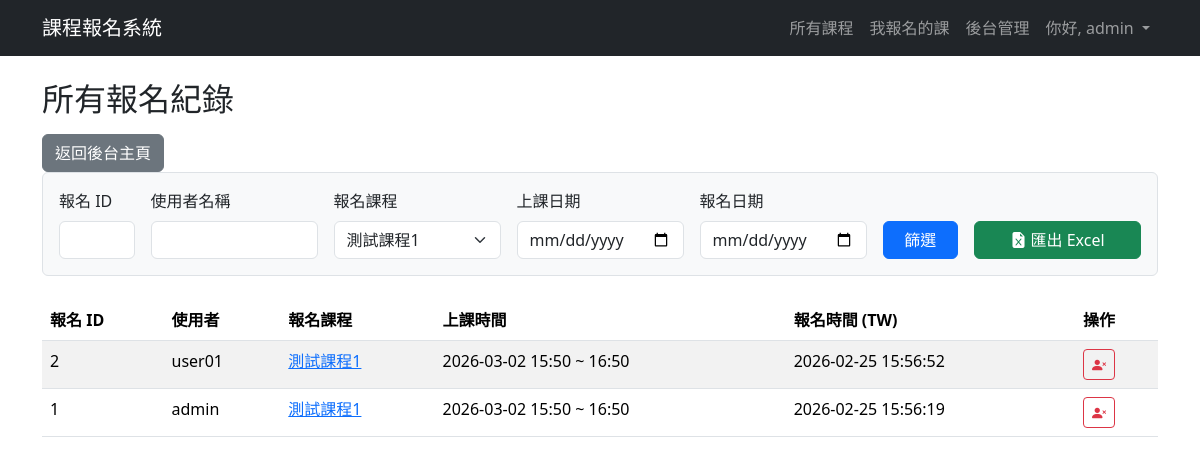
The app's page /admin/all_registrations?course_id=1 (signed in) with its own data.
### app.py (models this page shows, shortened)
class User(UserMixin, db.Model):
    id = db.Column(db.Integer, primary_key=True) # 使用者ID 唯一值
    username = db.Column(db.String(80), unique=True, nullable=False)
    email = db.Column(db.String(120), unique=True, nullable=False) # 電子郵件地址
    password_hash = db.Column(db.String(200), nullable=False) # 儲存雜湊後的密碼
    is_admin = db.Column(db.Boolean, default=False) # 是否為管理者
    needs_password_change = db.Column(db.Boolean, default=False) # 是否需要更新密碼
    __table_args__ = {'extend_existing': True} # 避免重複定義表格錯誤

class Registration(db.Model):
    __tablename__ = 'registration'
    id = db.Column(db.Integer, primary_key=True)
    user_id = db.Column(db.Integer, db.ForeignKey('user.id'), nullable=False)
    time_slot_id = db.Column(db.Integer, db.ForeignKey('time_slot.id'), nullable=False) # 報名的梯次
    registration_time = db.Column(db.DateTime, default=datetime.utcnow)
    __table_args__ = {'extend_existing': True}
    user = db.relationship('User', backref=db.backref('registrations', lazy=True))
    time_slot = db.relationship('TimeSlot', backref=db.backref('registrations', lazy='dynamic', cascade="all, delete-orphan", single_parent=True)) # 一個梯次有多個報名紀錄
    def local_registration_time(self):
        return self.registration_time + timedelta(hours=8)

class Course(db.Model):
    __tablename__ = 'course' # 建議明確指定表名
    id = db.Column(db.Integer, primary_key=True)
    name = db.Column(db.String(120), nullable=False)
    description = db.Column(db.Text, nullable=False) # 課程描述
    speaker_info = db.Column(db.String(200)) # 講者資訊
    has_time_slots = db.Column(db.Boolean, default=False, nullable=False) # 是否有梯次
    status = db.Column(db.String(20), default='尚未開放') # 課程狀態：尚未開放、報名中、報名截止
    registration_start_time = db.Column(db.DateTime, nullable=False) # 報名開始時間
    registration_end_time = db.Column(db.DateTime, nullable=False) # 報名截止時間
    allow_user_to_choose_time = db.Column(db.Boolean, default=False, nullable=False) # 是否允許使用者自選時間
    duration_hours = db.Column(db.Float, nullable=True, default=1) # 新增：上課時數欄位
    user_choice_start_date = db.Column(db.Date, nullable=True) # 自選時間的可選起始日
    user_choice_end_date = db.Column(db.Date, nullable=True) # 自選時間的可選結束日
    user_choice_start_time_of_day = db.Column(db.Time, nullable=True) # 自選時間的每日可選起始時間
    user_choice_end_time_of_day = db.Column(db.Time, nullable=True) # 自選時間的每日可選結束時間
    __table_args__ = {'extend_existing': True} # 避免重複定義表格錯誤
    files = db.relationship('CourseFile', backref='course', lazy=True, cascade="all, delete-orphan") # 課程有多個檔案，刪除課程時也刪除相關檔案
    time_slots = db.relationship('TimeSlot', backref='course', lazy=True, cascade="all, delete-orphan") # 課程有多個梯次，刪除課程時也刪除相關梯次

class TimeSlot(db.Model):
    __tablename__ = 'time_slot'
    id = db.Column(db.Integer, primary_key=True)
    slot_start_time = db.Column(db.DateTime, nullable=False)
    slot_end_time = db.Column(db.DateTime, nullable=False)
    capacity = db.Column(db.Integer, nullable=False, default=999) # 梯次名額
    booked_count = db.Column(db.Integer, default=0) # 已報名人數
    course_id = db.Column(db.Integer, db.ForeignKey('course.id'), nullable=False) # 課程ID 外鍵，參考 Course 表
    __table_args__ = {'extend_existing': True} # 避免重複定義表格錯誤

### app.py (the view, shortened to what this page needs)
@app.route('/admin/all_registrations')
@login_required
@admin_required
def all_registrations():
    query = Registration.query.join(TimeSlot).join(User)
    reg_id_str = request.args.get('registration_id')
    if reg_id_str:
        try:
            query = query.filter(Registration.id == int(reg_id_str))
        except ValueError:
            flash('報名 ID 必須是數字', 'warning')
    username = request.args.get('username')
    if username:
        query = query.filter(User.username.ilike(f"%{username}%"))
    course_id_str = request.args.get('course_id')
    if course_id_str:
        try:
            query = query.filter(TimeSlot.course_id == int(course_id_str))
        except ValueError:
            flash('課程 ID 格式不正確', 'warning')
    slot_date_str = request.args.get('slot_date')
    if slot_date_str:
        try:
            slot_date = datetime.strptime(slot_date_str, '%Y-%m-%d').date()
            query = query.filter(func.date(TimeSlot.slot_start_time) == slot_date)
        except ValueError:
            flash('梯次日期格式不正確', 'warning')
    reg_date_str = request.args.get('registration_date')
    all_courses = db.session.query(Course).join(TimeSlot).join(Registration).distinct(Course.id).order_by(Course.name).all()
    all_regs = query.order_by(Registration.id.desc()).all()
    print("Debug: all_courses names:", [course.name for course in all_courses])
    return render_template(
        'admin_all_registrations.html',
        registrations=all_regs,
        all_courses=all_courses,
        request=request
    )

### app.py (called while the page is built)
@login_manager.user_loader
def load_user(user_id): # 透過 user_id 載入使用者
    return User.query.get(int(user_id)) # 從資料庫取得使用者資料

def admin_required(f):
    @wraps(f)
    def decorated_function(*args, **kwargs):
        if not current_user.is_authenticated or not current_user.is_admin:
            flash('您沒有權限。', 'danger')
            return redirect(url_for('index'))
        return f(*args, **kwargs)
    return decorated_function

### templates/admin_all_registrations.html (shortened to what this page needs)
{% extends "layout.html" %}
{% block content %}
<h2>所有報名紀錄</h2>
<div class="mt-3">
    <a href="{{ url_for('admin_dashboard') }}" class="btn btn-secondary">返回後台主頁</a>
</div>
<form method="GET" action="{{ url_for('all_registrations') }}" class="mb-4 p-3 border rounded bg-light">
    <div class="row g-3 align-items-end">
        <div class="col-md-1">
            <label for="registration_id" class="form-label">報名 ID</label>
            <input type="text" class="form-control" id="registration_id" name="registration_id" value="{{ request.args.get('registration_id', '') }}">
        </div>
        <div class="col-md-2">
            <label for="username" class="form-label">使用者名稱</label>
            <input type="text" class="form-control" id="username" name="username" value="{{ request.args.get('username', '') }}">
        </div>
        <div class="col-md-2">
            <label for="course_id" class="form-label">報名課程</label>
            <select class="form-select" id="course_id" name="course_id">
                {% for course in all_courses %}
                    <option value="{{ course.id }}" {% if request.args.get('course_id') == course.id|string %}selected{% endif %}>
                        {{ course.name }}
                    </option>
                {% endfor %}
            </select>
        </div>
        <div class="col-md-2">
            <label for="slot_date" class="form-label">上課日期</label>
            <input type="date" class="form-control" id="slot_date" name="slot_date" value="{{ request.args.get('slot_date', '') }}">
        </div>
        <div class="col-md-2">
            <label for="registration_date" class="form-label">報名日期</label>
            <input type="date" class="form-control" id="registration_date" name="registration_date" value="{{ request.args.get('registration_date', '') }}">
        </div>
        <div class="col-md-1">
            <button type="submit" class="btn btn-primary w-100">篩選</button>
        </div>
        <div class="col-md-2">
            <a href="{{ url_for('export_registrations_to_excel', **request.args) }}" class="btn btn-success w-100">
                <i class="bi bi-file-earmark-excel-fill"></i> 匯出 Excel
            </a>
        </div>
    </div>
</form>
<div class="table-responsive">
    <table class="table table-striped table-hover">
        <thead>
            <tr>
                <th>報名 ID</th>
                <th>使用者</th>
                <th>報名課程</th>
                <th>上課時間</th>
                <th>報名時間 (TW)</th>
                <th>操作</th>
            </tr>
        </thead>
        <tbody>
            {% for reg in registrations %}
            <tr>
                <td>{{ reg.id }}</td>
                <td>{{ reg.user.username }}</td>
                <td>
                    <a href="{{ url_for('course_detail', course_id=reg.time_slot.course.id) }}">
                        {{ reg.time_slot.course.name }}
                    </a>
                </td>
                <td>
                    {% if reg.time_slot.slot_start_time.date() == reg.time_slot.slot_end_time.date() %}
                        {{ reg.time_slot.slot_start_time.strftime('%Y-%m-%d %H:%M') }} ~ {{ reg.time_slot.slot_end_time.strftime('%H:%M') }}
                    {% else %}
                        {{ reg.time_slot.slot_start_time.strftime('%Y-%m-%d %H:%M') }} ~ {{ reg.time_slot.slot_end_time.strftime('%Y-%m-%d %H:%M') }}
                    {% endif %}
                </td>
                <td>{{ reg.local_registration_time().strftime('%Y-%m-%d %H:%M:%S') }}</td>
                <td>
                    <form action="{{ url_for('admin_cancel_registration', registration_id=reg.id, **request.args) }}" method="POST" onsubmit="return confirm('確定要取消這筆報名嗎？');" style="display: inline;">
                        <button type="submit" class="btn btn-sm btn-outline-danger" title="取消此筆報名">
                            <i class="bi bi-person-x-fill"></i>
                        </button>
                    </form>
                </td>
            </tr>
            {% else %}
            <tr>
                <td colspan="6" class="text-center text-muted">沒有符合條件的報名紀錄。</td>
            </tr>
            {% endfor %}
        </tbody>
    </table>
</div>
{% endblock %}

### templates/layout.html (shortened to what this page needs)
<!doctype html>
<html lang="zh-Hant">
<head>
    <link href="https://cdn.jsdelivr.net/npm/bootstrap@5.3.3/dist/css/bootstrap.min.css" rel="stylesheet">
    <link rel="stylesheet" href="https://cdn.jsdelivr.net/npm/bootstrap-icons@1.11.3/font/bootstrap-icons.min.css">
    <link rel="stylesheet" href="{{ url_for('static', filename='css/style.css') }}">
</head>
<body class="{% block body_class %}{% endblock %}">
    <nav class="navbar navbar-expand-lg {% block navbar_classes %}navbar-dark bg-dark{% endblock %}">
        <div class="container">
            <a class="navbar-brand" href="{{ url_for('index') }}">課程報名系統</a>
            <div class="collapse navbar-collapse" id="navbarNav">
                <ul class="navbar-nav ms-auto">
                    <li class="nav-item">
                        <a class="nav-link" href="{{ url_for('index') }}">所有課程</a>
                    </li>
                    {% if current_user.is_authenticated %}
                        <li class="nav-item">
                            <a class="nav-link" href="{{ url_for('my_courses') }}">我報名的課</a>
                        </li>
                        {% if current_user.is_admin %}
                        <li class="nav-item">
                            <a class="nav-link" href="{{ url_for('admin_dashboard') }}">後台管理</a>
                        </li>
                        {% endif %}
                        <li class="nav-item dropdown">
                            <a class="nav-link dropdown-toggle" href="#" role="button" data-bs-toggle="dropdown" aria-expanded="false">
                                你好, {{ current_user.username }}
                            </a>
                        </li>
                    {% else %}
                        <li class="nav-item">
                            <a class="nav-link" href="{{ url_for('login') }}">登入/註冊</a>
                        </li>
                    {% endif %}
                </ul>
            </div>
        </div>
    </nav>
    <main class="container mt-4">
        {% block content %}{% endblock %}
    </main>
</body>
</html>

### records on screen
User: username "admin"
Registration: id "2", user.username "user01", time_slot.course.name "測試課程1", time_slot.slot_start_time "2026-03-02 15:50", time_slot.slot_end_time "16:50", local_registration_time "2026-02-25 15:56:52"
Registration: id "1", user.username "admin", time_slot.course.name "測試課程1", time_slot.slot_start_time "2026-03-02 15:50", time_slot.slot_end_time "16:50", local_registration_time "2026-02-25 15:56:19"

### other values on screen
form field course_id "測試課程1"
